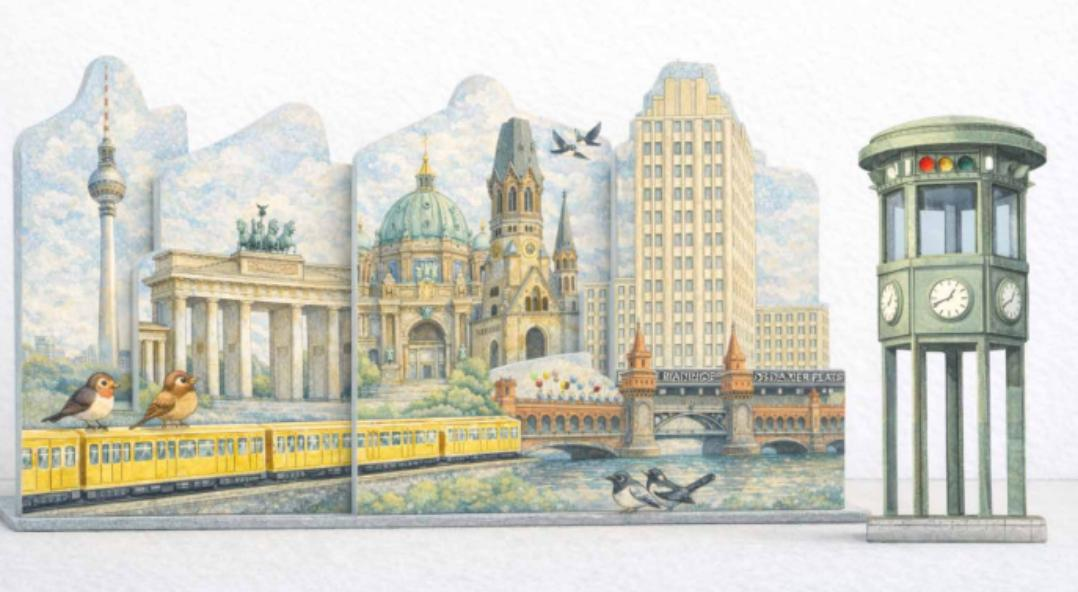
#> input picture tasks/berlin-skyline-live-example/refs/WhatsApp Image 2026-06-16 at 01.31.54.jpeg, 1078 x 592 px, given in place of edge-v4-watercolor-piped-artwork.png, which was not available
$ python verify_outputs.py '../berlin-skyline-live-example/refs/WhatsApp Image 2026-06-16 at 01.31.54.jpeg'
#> lines starting #> are read from the running program, lines starting #| are printed output that depends on the picture; after the words box and inside, x2 and y2 are one past the last pixel; in counts of white or black regions, pixels touching at a corner belong together; pictures that were not available may be replaced by others from this repository, and a replacement may not be noted
#!/usr/bin/env python3
from __future__ import annotations

import hashlib
import json
import sys
from pathlib import Path

import numpy as np
from PIL import Image, ImageChops
from scipy import ndimage as ndi


BASE = Path("/Users/za/Library/CloudStorage/GoogleDrive-saar.shai@gmail.com/My Drive/Wanderland Folder/Files/Products/Screenery/production files/festive/images/edge-v4-watercolor-piped-artwork.png")
PROD = Path("/Users/za/Library/CloudStorage/GoogleDrive-saar.shai@gmail.com/My Drive/Wanderland Folder/Files/Products/Screenery/production files/festive/images/candidates")
DEFAULTS = [
    PROD / "edge-v4-peppermint-option-1-highres.png",
    PROD / "edge-v4-peppermint-option-2-highres.png",
]


def rgba(path: Path) -> Image.Image:
    return Image.open(path).convert("RGBA")
#> in main, `base_a = np.array(base.getchannel("A"))`: base_a: shape (592, 1078); every value is 255
#> in main, `base_mask = base_a > 0`: base_mask: shape (592, 1078) bool; every value is 1


def ginger_inner_mask(base: Image.Image) -> np.ndarray:
    arr = np.array(base)
    rgb = arr[..., :3].astype(np.int16)
    a = arr[..., 3] > 0
    r, g, b = rgb[..., 0], rgb[..., 1], rgb[..., 2]
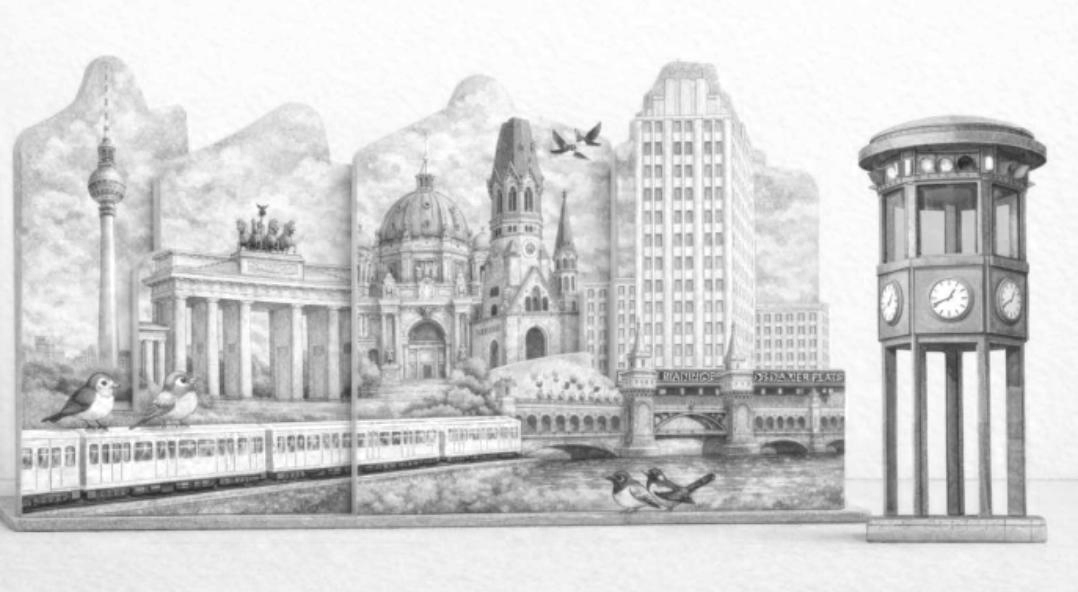
#> r: shape (592, 1078) int16; min 41, max 255, mean 208.6
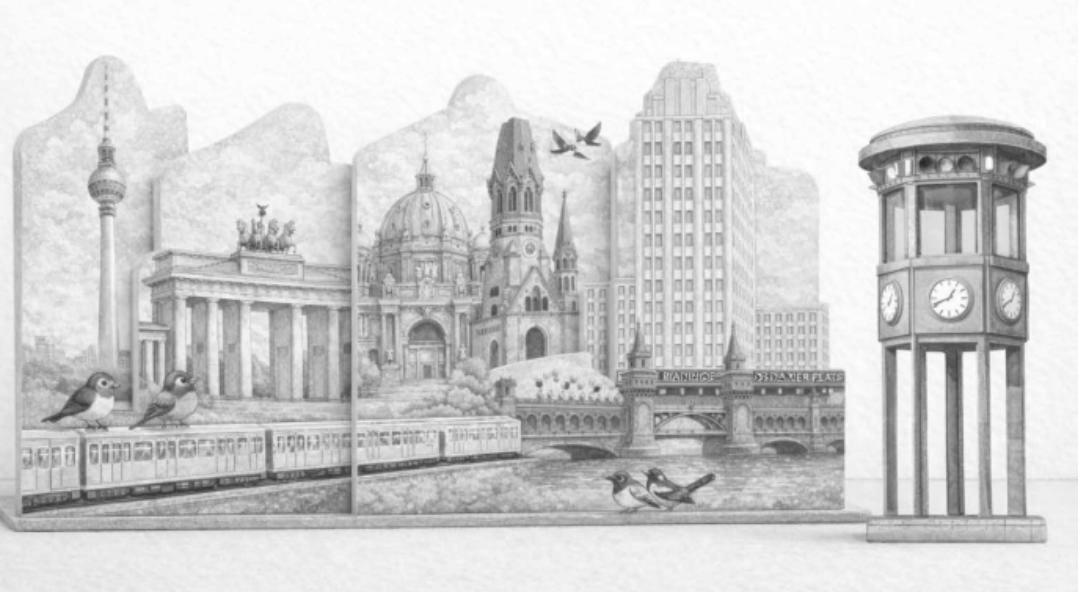
#> g: shape (592, 1078) int16; min 37, max 255, mean 207.7
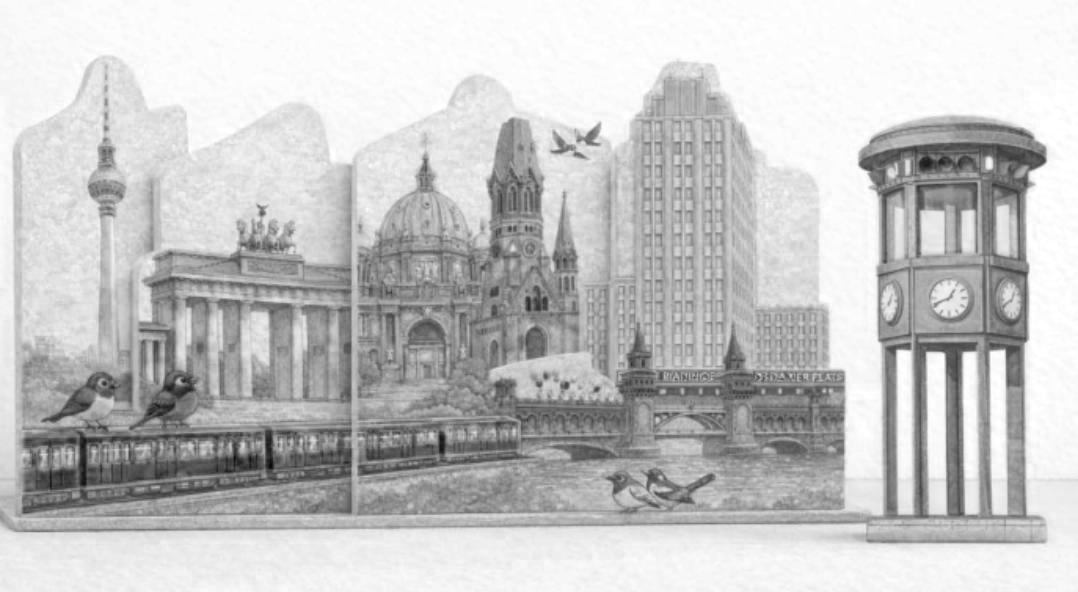
#> b: shape (592, 1078) int16; min 6, max 255, mean 196.9
    ginger = a & (r > 90) & (g > 45) & (b < 190) & ((r - g) > 10) & ((g - b) > 5)
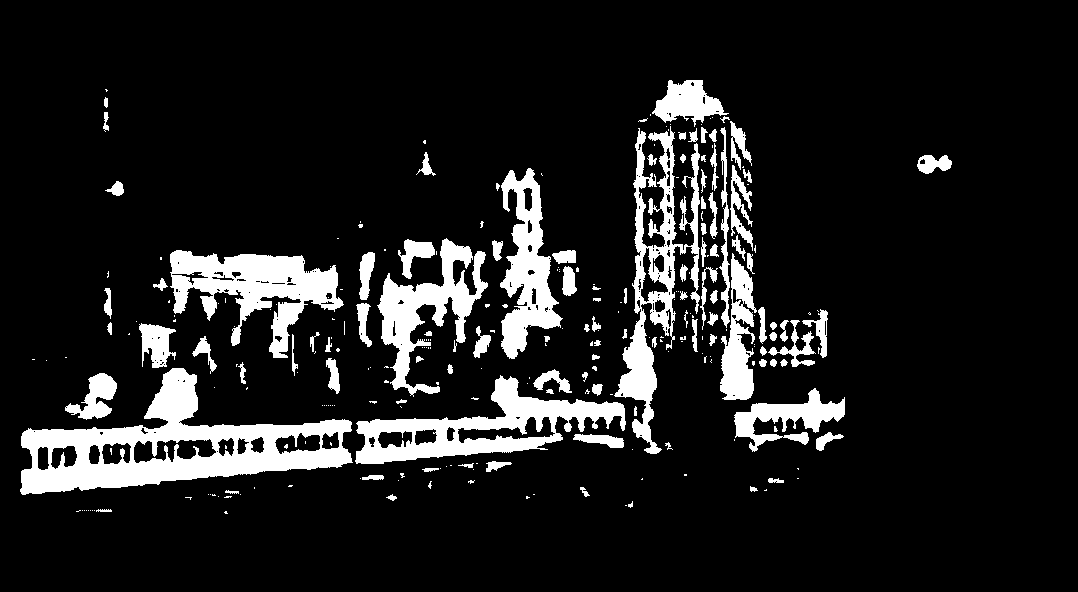
#> ginger: shape (592, 1078) bool; 11.8% white; 273 white regions (167 under 20 px), largest, box (x1, y1, x2, y2) and area: (20, 368, 353, 495) 15711, (355, 375, 626, 464) 8409, (170, 250, 344, 358) 8261
    ginger = ndi.binary_closing(ginger, iterations=2)
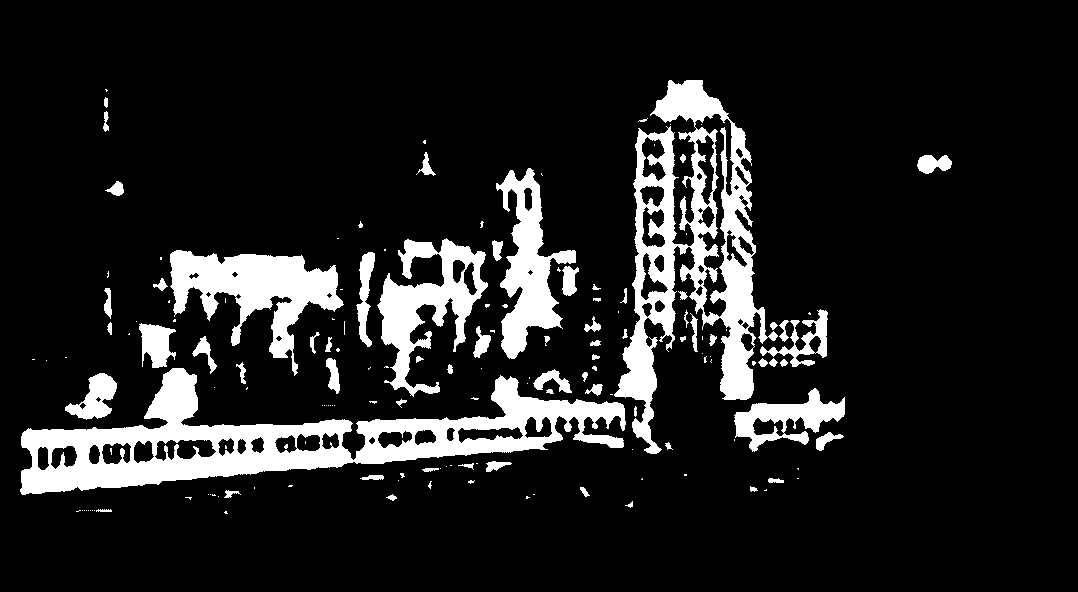
#> ginger: shape (592, 1078) bool; 12.6% white; 160 white regions (93 under 20 px), largest, box (x1, y1, x2, y2) and area: (20, 368, 626, 495) 24937, (614, 80, 778, 454) 19943, (170, 250, 344, 376) 8994
    ginger = ndi.binary_fill_holes(ginger)
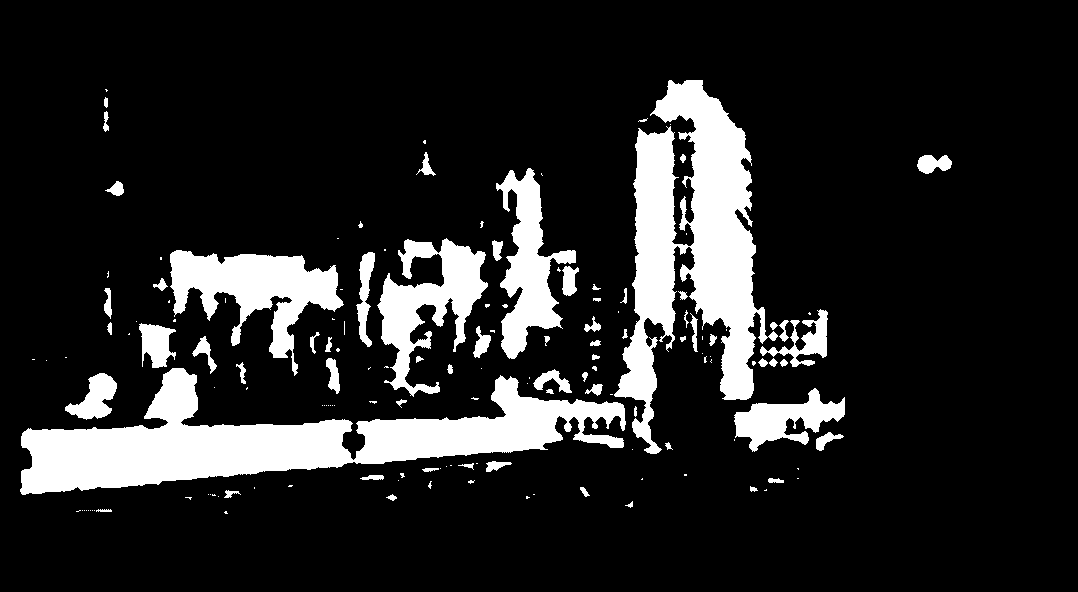
#> ginger: shape (592, 1078) bool; 14.6% white; 154 white regions (87 under 20 px), largest, box (x1, y1, x2, y2) and area: (20, 368, 626, 495) 30225, (614, 80, 778, 454) 26465, (170, 250, 344, 376) 9100
    return ndi.binary_erosion(ginger, iterations=5)
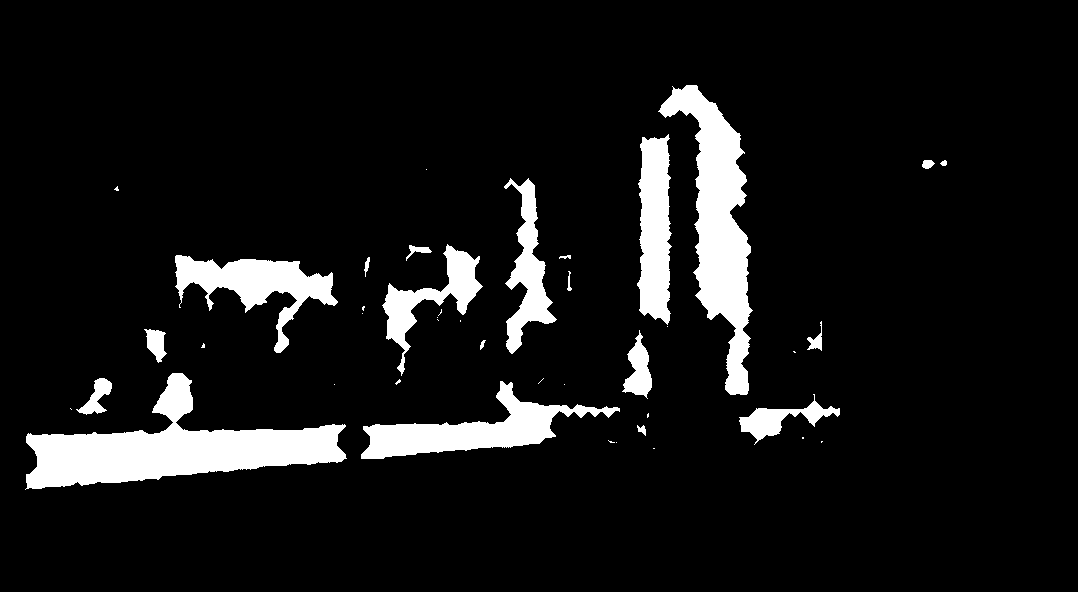
#> returned value: shape (592, 1078) bool; 8.7% white; 42 white regions (22 under 20 px), largest, box (x1, y1, x2, y2) and area: (25, 373, 347, 490) 15026, (658, 85, 753, 395) 11603, (361, 381, 620, 459) 6711


def sha16(path: Path) -> str:
    return hashlib.sha256(path.read_bytes()).hexdigest()[:16]


def main() -> int:
    paths = [Path(p) for p in (sys.argv[1:] or DEFAULTS)]
    report = {"paths": [str(p) for p in paths], "checks": [], "ok": True}
    failures: list[str] = []
    if len(paths) != 2:
        failures.append("expected exactly two output paths")

    base = rgba(BASE)
    base_a = np.array(base.getchannel("A"))
    base_mask = base_a > 0
    inner = ginger_inner_mask(base)
    protected = base_mask & ~inner
    hashes = []

    for path in paths:
        item = {"path": str(path)}
        if not path.exists():
            failures.append(f"missing: {path}")
            report["checks"].append(item)
            continue
        if path.resolve().parent != PROD.resolve():
            failures.append(f"not in production candidates folder: {path}")
        if path.suffix.lower() != ".png":
            failures.append(f"not a png: {path}")
        im = rgba(path)
        arr = np.array(im)
        hashes.append(sha16(path))
        diff = ImageChops.difference(base, im)
#> diff: PIL image 1078x592 RGBA; every value is 0
        diff_arr = np.array(diff)
        changed = np.any(diff_arr != 0, axis=2)
#> changed: shape (592, 1078) bool; every value is 0
        outside_alpha = int(np.count_nonzero((arr[..., 3] > 0) & ~base_mask))
#> outside_alpha = 0
        alpha_equal = bool(np.array_equal(arr[..., 3], base_a))
#> alpha_equal = True
        changed_inside_inner = int(np.count_nonzero(changed & inner))
#> changed_inside_inner = 0
        changed_protected = int(np.count_nonzero(changed & protected))
#> changed_protected = 0
        protected_frac = changed_protected / max(1, int(np.count_nonzero(protected)))
#> protected_frac = 0

        item.update(
            size=im.size,
            mode=im.mode,
            sha16=hashes[-1],
            outside_alpha=outside_alpha,
            alpha_equal=alpha_equal,
            changed_inside_inner=changed_inside_inner,
            changed_protected=changed_protected,
            protected_frac=round(protected_frac, 6),
        )
        if im.size != base.size:
            failures.append(f"size mismatch: {path} {im.size} != {base.size}")
        if im.mode != "RGBA":
            failures.append(f"mode mismatch: {path} {im.mode}")
        if outside_alpha != 0:
            failures.append(f"outside alpha spill: {path} {outside_alpha}")
        if not alpha_equal:
            failures.append(f"alpha differs from edge-v4 base: {path}")
        if changed_inside_inner < 50000:
            failures.append(f"too little interior decoration delta: {path} {changed_inside_inner}")
        if protected_frac > 0.003:
            failures.append(f"protected edge/background changed too much: {path} {protected_frac}")
        report["checks"].append(item)

    if len(set(hashes)) != len(hashes):
        failures.append("two options have identical file hashes")
    report["distinct_hashes"] = len(set(hashes)) == len(hashes)
    report["failures"] = failures
    report["ok"] = not failures
    print(json.dumps(report, indent=2))
#> (printed output is left out)
    return 0 if report["ok"] else 1


if __name__ == "__main__":
#> (the run stopped early here; a loop or call above may not have finished)
